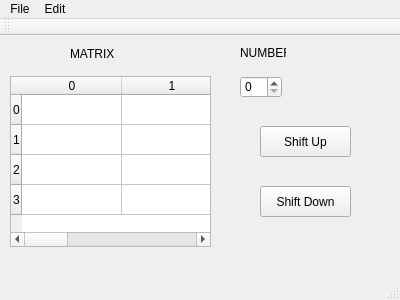
<?xml version="1.0" encoding="UTF-8"?>
<ui version="4.0">
 <class>MainWindow</class>
 <widget class="QMainWindow" name="MainWindow">
  <property name="geometry">
   <rect>
    <x>0</x>
    <y>0</y>
    <width>400</width>
    <height>300</height>
   </rect>
  </property>
  <property name="windowTitle">
   <string>MainWindow</string>
  </property>
  <widget class="QWidget" name="centralWidget">
   <widget class="QTableWidget" name="tableWidget">
    <property name="geometry">
     <rect>
      <x>10</x>
      <y>40</y>
      <width>201</width>
      <height>171</height>
     </rect>
    </property>
    <row>
     <property name="text">
      <string>0</string>
     </property>
    </row>
    <row>
     <property name="text">
      <string>1</string>
     </property>
    </row>
    <row>
     <property name="text">
      <string>2</string>
     </property>
    </row>
    <row>
     <property name="text">
      <string>3</string>
     </property>
    </row>
    <column>
     <property name="text">
      <string>0</string>
     </property>
    </column>
    <column>
     <property name="text">
      <string>1</string>
     </property>
    </column>
    <column>
     <property name="text">
      <string>2</string>
     </property>
    </column>
    <column>
     <property name="text">
      <string>3</string>
     </property>
    </column>
   </widget>
   <widget class="QSpinBox" name="spinBox">
    <property name="geometry">
     <rect>
      <x>240</x>
      <y>40</y>
      <width>42</width>
      <height>22</height>
     </rect>
    </property>
   </widget>
   <widget class="QPushButton" name="pushButton">
    <property name="geometry">
     <rect>
      <x>260</x>
      <y>90</y>
      <width>91</width>
      <height>31</height>
     </rect>
    </property>
    <property name="text">
     <string>Shift Up</string>
    </property>
   </widget>
   <widget class="QPushButton" name="pushButton_2">
    <property name="geometry">
     <rect>
      <x>260</x>
      <y>150</y>
      <width>91</width>
      <height>31</height>
     </rect>
    </property>
    <property name="text">
     <string>Shift Down</string>
    </property>
   </widget>
   <widget class="QLabel" name="label">
    <property name="geometry">
     <rect>
      <x>70</x>
      <y>10</y>
      <width>61</width>
      <height>16</height>
     </rect>
    </property>
    <property name="text">
     <string>MATRIX</string>
    </property>
   </widget>
   <widget class="QLabel" name="label_2">
    <property name="geometry">
     <rect>
      <x>240</x>
      <y>10</y>
      <width>46</width>
      <height>13</height>
     </rect>
    </property>
    <property name="text">
     <string>NUMBER</string>
    </property>
   </widget>
  </widget>
  <widget class="QMenuBar" name="menuBar">
   <property name="geometry">
    <rect>
     <x>0</x>
     <y>0</y>
     <width>400</width>
     <height>21</height>
    </rect>
   </property>
   <widget class="QMenu" name="menuMenu">
    <property name="title">
     <string>File</string>
    </property>
    <addaction name="actionNew"/>
    <addaction name="actionOpen"/>
    <addaction name="actionSave"/>
    <addaction name="separator"/>
    <addaction name="actionClose"/>
   </widget>
   <widget class="QMenu" name="menuEdit">
    <property name="title">
     <string>Edit</string>
    </property>
    <addaction name="actionBtnShiftUp"/>
    <addaction name="actionBtnShiftDown"/>
   </widget>
   <addaction name="menuMenu"/>
   <addaction name="menuEdit"/>
  </widget>
  <widget class="QToolBar" name="mainToolBar">
   <attribute name="toolBarArea">
    <enum>TopToolBarArea</enum>
   </attribute>
   <attribute name="toolBarBreak">
    <bool>false</bool>
   </attribute>
  </widget>
  <widget class="QStatusBar" name="statusBar"/>
  <action name="actionNew">
   <property name="text">
    <string>New</string>
   </property>
  </action>
  <action name="actionOpen">
   <property name="text">
    <string>Open</string>
   </property>
  </action>
  <action name="actionSave">
   <property name="text">
    <string>Save</string>
   </property>
  </action>
  <action name="actionClose">
   <property name="text">
    <string>Close</string>
   </property>
  </action>
  <action name="actionBtnShiftUp">
   <property name="text">
    <string>btnShiftUp</string>
   </property>
  </action>
  <action name="actionBtnShiftDown">
   <property name="text">
    <string>btnShiftDown</string>
   </property>
  </action>
 </widget>
 <layoutdefault spacing="6" margin="11"/>
 <resources/>
 <connections/>
</ui>
